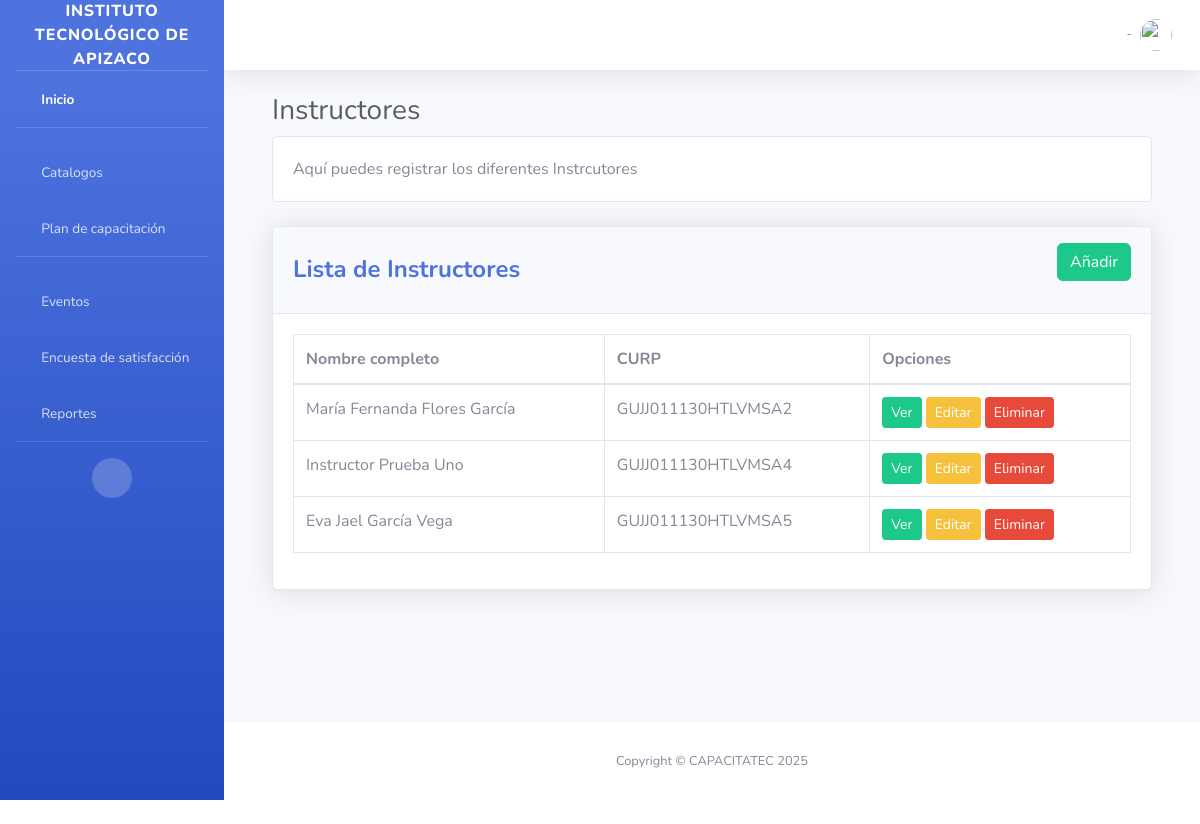
The app's page /catalogos/instructorlista/ (signed in) with its own data.
### catalogos/models.py (models this page shows, shortened)
class Instructor(models.Model):
    user = models.OneToOneField(CustomUser, on_delete=models.CASCADE)
    clave = models.CharField(max_length=10)
    fechaNac=models.DateField(null=True, blank=True)
    RFC = models.CharField(max_length=13, null=True)
    telefono=models.CharField(max_length=10, null=True)
    class Meta:
        verbose_name_plural = 'Instructores'

### usuarios/models.py (models this page shows, shortened)
class CustomUser(AbstractUser):
    last_name_paterno = models.CharField(max_length=50, verbose_name="Apellido paterno")
    last_name_materno = models.CharField(max_length=50, verbose_name="Apellido materno")
    curp = models.CharField(max_length=18, unique=True, verbose_name="CURP")
    rol = models.CharField(
        max_length=50,
        choices=[
            ('Docente', 'Docente'),
            ('Instructor', 'Instructor'),
            ('Jefe de Capacitación', 'Jefe de Capacitación'),
            ('Jefe Académico', 'Jefe Académico'),
            ('Subdirección', 'Subdirección')
        ],
        verbose_name="Rol"
    )
    email = models.EmailField(unique=True, verbose_name="Correo electrónico")
    USERNAME_FIELD = 'curp'  #Agregado: Define al CURP como el identificador inicial para permitir el Login con CURP
    objects = CustomUserManager()  # Asigna el nuevo UserManager

### catalogos/views.py (the view)
# urls.py: path('instructorlista/', views.instructorlista, name='instructorlista'),
@login_required(login_url='signin')
@permission_required('catalogos.view_instructor', raise_exception=True)
def instructorlista(request):
    if request.user.rol == 'Instructor': #Si eres Instructor, ves tu registro
        try:
            instructores = Instructor.objects.filter(user=request.user).select_related('user')
        except Instructor.DoesNotExist:
            return HttpResponseForbidden("No tienes un perfil de instructor asociado.")
    else:
        instructores = Instructor.objects.select_related('user')
    return render(request, 'instructorlista.html', {'instructores': instructores})

### catalogos/templates/instructorlista.html (shortened to what this page needs)
{% extends 'base.html' %}
{% load static %}
{% block styles %}
<link href="../../static/vendor/datatables/dataTables.bootstrap4.min.css" rel="stylesheet">
{% endblock %}
{% block content %}
<div class="container-fluid">
    <h1 class="h3 mb-2 text-gray-800">Instructores</h1>
    <div class="card">
        <div class="card-body">
            Aquí puedes registrar los diferentes Instrcutores
        </div>
    </div><br>
    <div class="card shadow mb-4">
        <div class="card-header py-3 d-flex justify-content-between align-items-center">
            <h4 class="m-0 font-weight-bold text-primary">Lista de Instructores</h4>
            <a href="{% url 'instructorañadir' %}" class="btn btn-success mb-3">Añadir</a>
        </div>
        <div class="card-body">
            <div class="table-responsive">
                <table class="table table-bordered" id="dataTable" width="100%" cellspacing="0">
                    <thead>
                        <tr>
                            <th>Nombre completo</th>
                            <th>CURP</th>
                            <th>Opciones</th>
                        </tr>
                    </thead>
                    <tbody>
                        {% for instructor in instructores %}
                        <tr id="instructor-{{ instructor.id }}">
                            <td>{{instructor.user.first_name}} {{instructor.user.last_name_paterno}} {{instructor.user.last_name_materno}}</td>
                            <td>{{instructor.user.curp}}</td>
                            <td>
                                <a href="{% url 'instructorver' instructor.id %}" class="btn btn-success btn-sm">Ver</a>
                                <a href="{% url 'instructoractualizar' instructor.id %}" class="btn btn-warning btn-sm">Editar</a>
                                <a href="{% url 'instructoreliminar' instructor.id %}" class="btn btn-danger btn-sm">Eliminar</a>
                            </td>
                        </tr>
                        {% endfor %}
                    </tbody>
                </table>
            </div>
        </div>
    </div>
</div>
{% endblock %}

### templates/base.html (shortened to what this page needs)
{% load static %}
<!DOCTYPE html>
<html lang="es">
<head>
    <link href="
        {% static 'vendor/fontawesome-free/css/all.min.css' %}" rel="stylesheet" type="text/css">
    <link href="{% static 'css/sb-admin-2.min.css' %}" rel="stylesheet">
    {% block styles %}
    {% endblock %}
</head>
<body id="page-top">
    <div id="wrapper">
        {% block sidebar %}
        <ul class="navbar-nav bg-gradient-primary sidebar sidebar-dark accordion" id="accordionSidebar">
            <a class="sidebar-brand d-flex align-items-center justify-content-center" href="{% url 'home' %}">
                <div class="sidebar-brand-text mx-3">Instituto Tecnológico de Apizaco</div>
            </a>
            <hr class="sidebar-divider my-0">
            <li class="nav-item active">
                <a class="nav-link" href="{% url 'home' %}">
                    <i class="fas fa-fw fa-home"></i>
                    <span>Inicio</span></a>
            </li>
            <hr class="sidebar-divider">
            <li class="nav-item">
                <a class="nav-link collapsed" href="#" data-toggle="collapse" data-target="#collapseOne"
                    aria-expanded="true" aria-controls="collapseOne">
                    <i class="fas fa-fw fa-cog"></i>
                    <span>Catalogos</span>
                </a>
            </li>
            <li class="nav-item">
                <a class="nav-link collapsed" href="#" data-toggle="collapse" data-target="#collapseTwo"
                    aria-expanded="true" aria-controls="collapseTwo">
                    <i class="fas fa-fw fa-wrench"></i>
                    <span>Plan de capacitación</span>
                </a>
            </li>
            <hr class="sidebar-divider">
            <li class="nav-item">
                <a class="nav-link collapsed" href="#" data-toggle="collapse" data-target="#collapseThree"
                    aria-expanded="true" aria-controls="collapseThree">
                    <i class="fas fa-fw fa-folder"></i>
                    <span>Eventos</span>
                </a>
            </li>
            <li class="nav-item">
                <a class="nav-link" href="{% url 'encuesta' %}">
                    <i class="fas fa-fw fa-chart-area"></i>
                    <span>Encuesta de satisfacción</span></a>
            </li>
            <li class="nav-item">
                <a class="nav-link collapsed" href="#" data-toggle="collapse" data-target="#colla"
                    aria-expanded="true" aria-controls="colla">
                    <i class="fas fa-fw fa-folder"></i>
                    <span>Reportes</span>
                </a>
            </li>
            <hr class="sidebar-divider d-none d-md-block">
            <div class="text-center d-none d-md-inline">
                <button class="rounded-circle border-0" id="sidebarToggle"></button>
            </div>
        </ul>
        {% endblock %}
        <div id="content-wrapper" class="d-flex flex-column">
            <div id="content">
                {% block navbar %}
                <nav class="navbar navbar-expand navbar-light bg-white topbar mb-4 static-top shadow">
                    <ul class="navbar-nav ml-auto">
                        <li class="nav-item dropdown no-arrow">
                            <a class="nav-link dropdown-toggle" href="#" id="userDropdown" role="button"
                                data-toggle="dropdown" aria-haspopup="true" aria-expanded="false">
                                {% if request.user.is_authenticated %}
                                    <span class="mr-2 d-none d-lg-inline text-gray-600 small">
                                        {{request.user.rol}} - {{ request.user.first_name }} {{request.user.last_name_paterno}} {{request.user.last_name_materno}}
                                    </span>
                                    <br>
                                {% endif %}
                                <img class="img-profile rounded-circle"
                                    src="{% static 'img/undraw_profile.svg' %}">
                            </a>
                        </li>
                    </ul>
                </nav>
                {% endblock %}
                <div class="container-fluid">
                    {% block content %}{% endblock %}
                </div>
            </div>
            <footer class="sticky-footer bg-white">
                <div class="container my-auto">
                    <div class="copyright text-center my-auto">
                        <span>Copyright &copy; CAPACITATEC 2025</span>
                    </div>
                </div>
            </footer>
        </div>
    </div>
</body>

### records on screen
Instructor: user.first_name "María Fernanda", user.last_name_paterno "Flores", user.last_name_materno "García", user.curp "GUJJ011130HTLVMSA2"
Instructor: user.first_name "Instructor", user.last_name_paterno "Prueba", user.last_name_materno "Uno", user.curp "GUJJ011130HTLVMSA4"
Instructor: user.first_name "Eva Jael", user.last_name_paterno "García", user.last_name_materno "Vega", user.curp "GUJJ011130HTLVMSA5"
